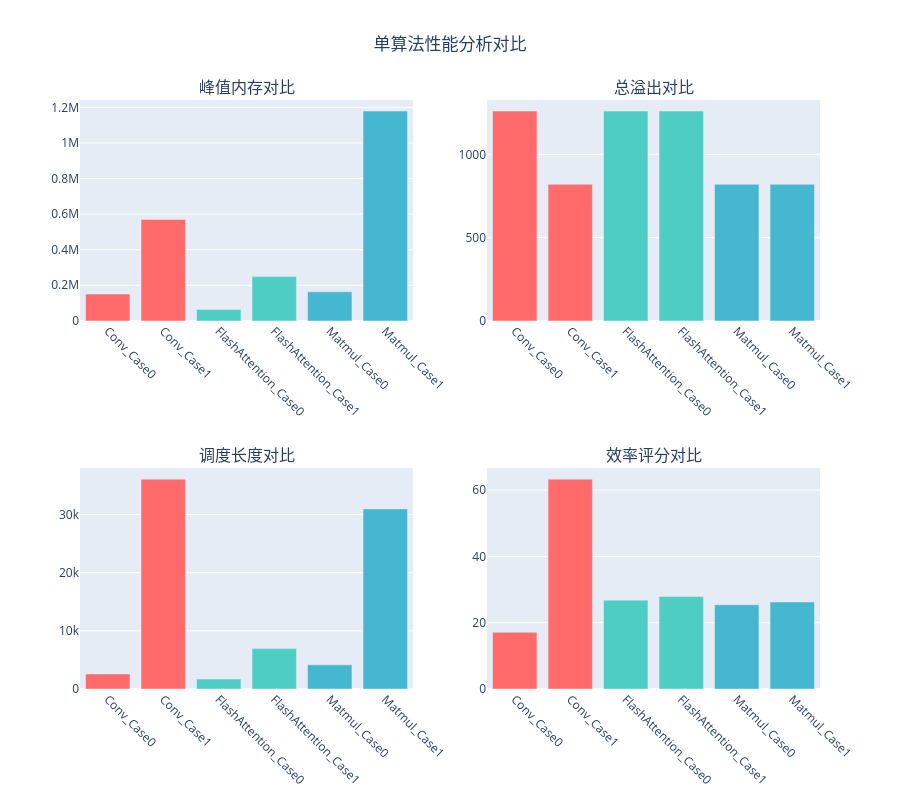

Notebook source saved alongside this figure:
### Markdown cell above
## 4. 单算法效果分析

分析不同算法（Conv, FlashAttention, Matmul）在不同Case下的性能表现。

### Code cell
# 分析不同算法类型的性能表现
import plotly.express as px
from plotly.subplots import make_subplots

def analyze_single_algorithm_performance():
    """单算法性能分析"""
    # 按算法类型分组
    algorithm_groups = {}
    for task in tasks:
        if 'Conv' in task:
            alg_type = 'Conv'
        elif 'FlashAttention' in task:
            alg_type = 'FlashAttention'
        elif 'Matmul' in task:
            alg_type = 'Matmul'
        else:
            alg_type = 'Other'
        
        if alg_type not in algorithm_groups:
            algorithm_groups[alg_type] = []
        algorithm_groups[alg_type].append(task)
    
    # 为每种算法类型创建分析图表
    colors = {'Conv': '#FF6B6B', 'FlashAttention': '#4ECDC4', 'Matmul': '#45B7D1', 'Other': '#96CEB4'}
    
    fig = make_subplots(
        rows=2, cols=2,
        subplot_titles=('峰值内存对比', '总溢出对比', '调度长度对比', '效率评分对比'),
        specs=[[{"secondary_y": False}, {"secondary_y": False}],
               [{"secondary_y": False}, {"secondary_y": False}]]
    )
    
    alg_names = []
    peak_memories = []
    total_spills = []
    schedule_lengths = []
    efficiency_scores = []
    alg_colors = []
    
    for alg_type, task_list in algorithm_groups.items():
        for task in task_list:
            task_data = summary_df[summary_df['task'] == task].iloc[0]
            alg_names.append(f"{task}")
            peak_memories.append(task_data['peak_memory'])
            total_spills.append(task_data['total_spill'])
            schedule_lengths.append(task_data['schedule_length'])
            # 简单的效率评分：调度长度/峰值内存（越小越好）
            efficiency = task_data['schedule_length'] / (task_data['peak_memory'] + 1) * 1000
            efficiency_scores.append(efficiency)
            alg_colors.append(colors.get(alg_type, '#999999'))
    
    # 峰值内存
    fig.add_bar(x=alg_names, y=peak_memories, name='峰值内存', 
                marker_color=alg_colors, row=1, col=1, showlegend=False)
    
    # 总溢出
    fig.add_bar(x=alg_names, y=total_spills, name='总溢出', 
                marker_color=alg_colors, row=1, col=2, showlegend=False)
    
    # 调度长度
    fig.add_bar(x=alg_names, y=schedule_lengths, name='调度长度', 
                marker_color=alg_colors, row=2, col=1, showlegend=False)
    
    # 效率评分
    fig.add_bar(x=alg_names, y=efficiency_scores, name='效率评分', 
                marker_color=alg_colors, row=2, col=2, showlegend=False)
    
    fig.update_layout(
        height=800,
        title_text="单算法性能分析对比",
        title_x=0.5,
        showlegend=False
    )
    
    # 旋转x轴标签
    fig.update_xaxes(tickangle=45)
    
    return fig

# 显示单算法性能分析
single_alg_fig = analyze_single_algorithm_performance()
single_alg_fig.show()

### Figure 1 — Plotly figure (JSON) as saved in the notebook; plotly's stock layout.template omitted (floating-point values rounded to 4 significant figures)
{"data": [{"marker": {"color": ["#FF6B6B", "#FF6B6B", "#4ECDC4", "#4ECDC4", "#45B7D1", "#45B7D1"]}, "name": "峰值内存", "showlegend": false, "type": "bar", "x": ["Conv_Case0", "Conv_Case1", "FlashAttention_Case0", "FlashAttention_Case1", "Matmul_Case0", "Matmul_Case1"], "xaxis": "x", "y": [150663, 569912, 64008, 248848, 163584, 1179392], "yaxis": "y"}, {"marker": {"color": ["#FF6B6B", "#FF6B6B", "#4ECDC4", "#4ECDC4", "#45B7D1", "#45B7D1"]}, "name": "总溢出", "showlegend": false, "type": "bar", "x": ["Conv_Case0", "Conv_Case1", "FlashAttention_Case0", "FlashAttention_Case1", "Matmul_Case0", "Matmul_Case1"], "xaxis": "x2", "y": [1260, 820, 1260, 1260, 820, 820], "yaxis": "y2"}, {"marker": {"color": ["#FF6B6B", "#FF6B6B", "#4ECDC4", "#4ECDC4", "#45B7D1", "#45B7D1"]}, "name": "调度长度", "showlegend": false, "type": "bar", "x": ["Conv_Case0", "Conv_Case1", "FlashAttention_Case0", "FlashAttention_Case1", "Matmul_Case0", "Matmul_Case1"], "xaxis": "x3", "y": [2580, 36086, 1716, 6952, 4160, 30976], "yaxis": "y3"}, {"marker": {"color": ["#FF6B6B", "#FF6B6B", "#4ECDC4", "#4ECDC4", "#45B7D1", "#45B7D1"]}, "name": "效率评分", "showlegend": false, "type": "bar", "x": ["Conv_Case0", "Conv_Case1", "FlashAttention_Case0", "FlashAttention_Case1", "Matmul_Case0", "Matmul_Case1"], "xaxis": "x4", "y": [17.12, 63.32, 26.81, 27.94, 25.43, 26.26], "yaxis": "y4"}], "layout": {"annotations": [{"font": {"size": 16}, "showarrow": false, "text": "峰值内存对比", "x": 0.225, "xanchor": "center", "xref": "paper", "y": 1, "yanchor": "bottom", "yref": "paper"}, {"font": {"size": 16}, "showarrow": false, "text": "总溢出对比", "x": 0.775, "xanchor": "center", "xref": "paper", "y": 1, "yanchor": "bottom", "yref": "paper"}, {"font": {"size": 16}, "showarrow": false, "text": "调度长度对比", "x": 0.225, "xanchor": "center", "xref": "paper", "y": 0.375, "yanchor": "bottom", "yref": "paper"}, {"font": {"size": 16}, "showarrow": false, "text": "效率评分对比", "x": 0.775, "xanchor": "center", "xref": "paper", "y": 0.375, "yanchor": "bottom", "yref": "paper"}], "height": 800, "showlegend": false, "title": {"text": "单算法性能分析对比", "x": 0.5}, "xaxis": {"anchor": "y", "domain": [0, 0.45], "tickangle": 45}, "xaxis2": {"anchor": "y2", "domain": [0.55, 1], "tickangle": 45}, "xaxis3": {"anchor": "y3", "domain": [0, 0.45], "tickangle": 45}, "xaxis4": {"anchor": "y4", "domain": [0.55, 1], "tickangle": 45}, "yaxis": {"anchor": "x", "domain": [0.625, 1]}, "yaxis2": {"anchor": "x2", "domain": [0.625, 1]}, "yaxis3": {"anchor": "x3", "domain": [0, 0.375]}, "yaxis4": {"anchor": "x4", "domain": [0, 0.375]}}}
